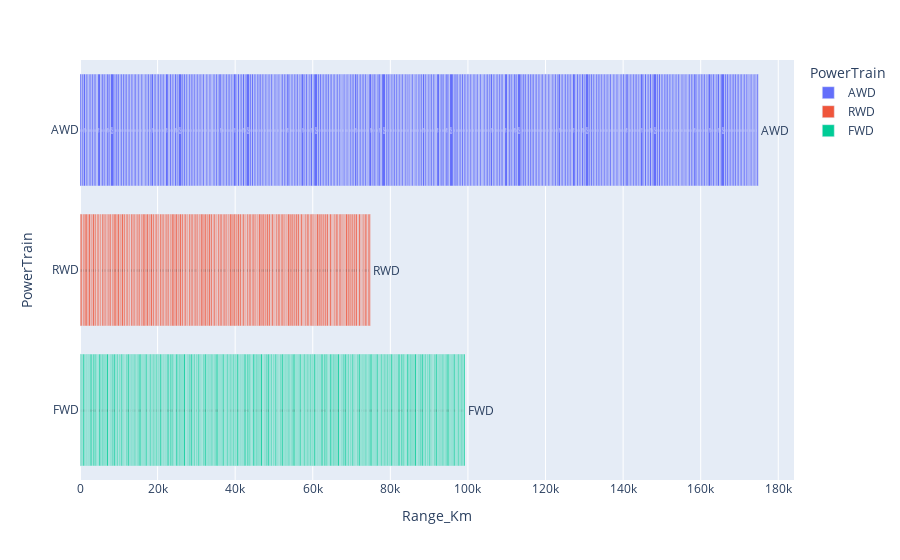

Source (notebook cell):
### Code cell
px.bar(data,x = 'Range_Km',y = 'PowerTrain',color = 'PowerTrain',text='PowerTrain')

### Figure 1 — Plotly figure (JSON) as saved in the notebook; plotly's stock layout.template omitted (floating-point values rounded to 4 significant figures; data arrays with more than 128 entries replaced by an {"elided": "..."} marker saying what was removed)
{"data": [{"alignmentgroup": "True", "hovertemplate": "PowerTrain=%{text}<br>Range_Km=%{x}<extra></extra>", "legendgroup": "AWD", "marker": {"color": "#636efa", "pattern": {"shape": ""}}, "name": "AWD", "offsetgroup": "AWD", "orientation": "h", "showlegend": true, "text": {"elided": "410 str values"}, "textposition": "auto", "type": "bar", "x": {"elided": "410 int values"}, "xaxis": "x", "y": {"elided": "410 str values"}, "yaxis": "y"}, {"alignmentgroup": "True", "hovertemplate": "PowerTrain=%{text}<br>Range_Km=%{x}<extra></extra>", "legendgroup": "RWD", "marker": {"color": "#EF553B", "pattern": {"shape": ""}}, "name": "RWD", "offsetgroup": "RWD", "orientation": "h", "showlegend": true, "text": {"elided": "250 str values"}, "textposition": "auto", "type": "bar", "x": {"elided": "250 int values"}, "xaxis": "x", "y": {"elided": "250 str values"}, "yaxis": "y"}, {"alignmentgroup": "True", "hovertemplate": "PowerTrain=%{text}<br>Range_Km=%{x}<extra></extra>", "legendgroup": "FWD", "marker": {"color": "#00cc96", "pattern": {"shape": ""}}, "name": "FWD", "offsetgroup": "FWD", "orientation": "h", "showlegend": true, "text": {"elided": "370 str values"}, "textposition": "auto", "type": "bar", "x": {"elided": "370 int values"}, "xaxis": "x", "y": {"elided": "370 str values"}, "yaxis": "y"}], "layout": {"barmode": "relative", "legend": {"title": {"text": "PowerTrain"}, "tracegroupgap": 0}, "margin": {"t": 60}, "xaxis": {"anchor": "y", "domain": [0, 1], "title": {"text": "Range_Km"}}, "yaxis": {"anchor": "x", "categoryarray": ["FWD", "RWD", "AWD"], "categoryorder": "array", "domain": [0, 1], "title": {"text": "PowerTrain"}}}}
